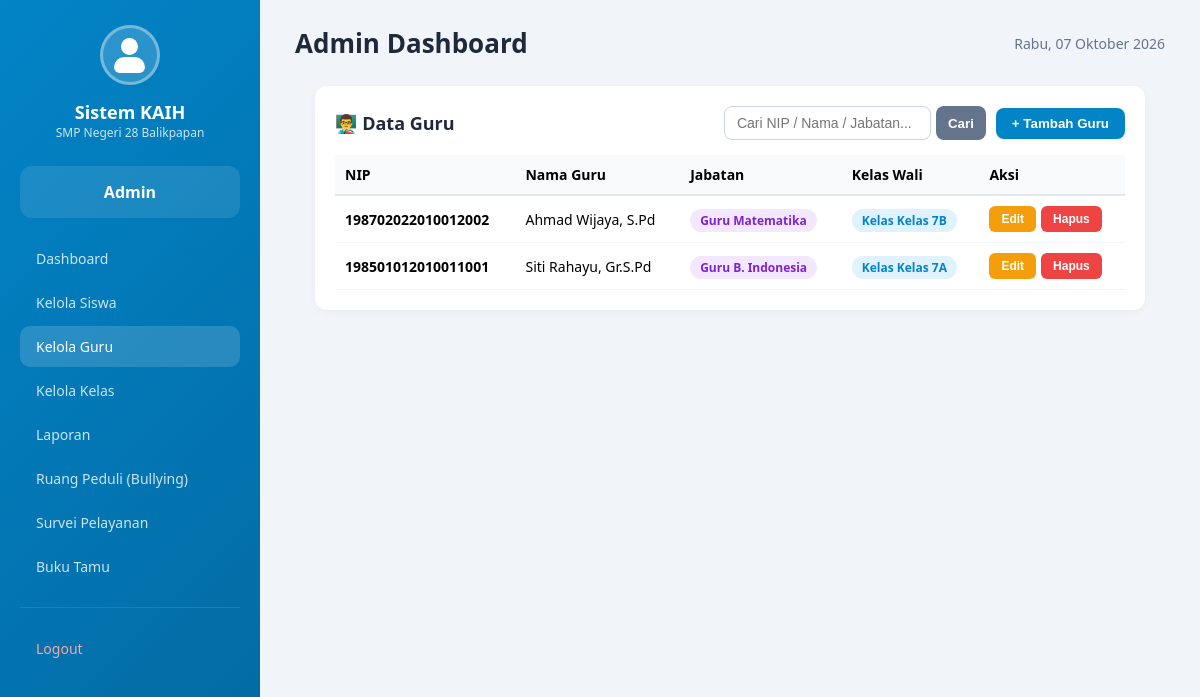
/aplikasi/admin/guru.php (signed in), run on the app's committed database.
### tables this page shows
CREATE TABLE `guru` (
  `id` bigint unsigned NOT NULL AUTO_INCREMENT,
  `nip` varchar(30) NOT NULL,
  `nama_guru` varchar(100) NOT NULL,
  `kelas` varchar(50) DEFAULT NULL,
  `jenis_kelamin` enum('L','P') DEFAULT NULL,
  `alamat` text,
  `no_hp` varchar(20) DEFAULT NULL,
  `jabatan` varchar(50) DEFAULT NULL,
  `created_at` timestamp NULL DEFAULT NULL,
  `updated_at` timestamp NULL DEFAULT NULL,
  PRIMARY KEY (`id`),
  UNIQUE KEY `unique_nip` (`nip`)
);

### aplikasi/admin/guru.php (the view, shortened to what this page needs)
<?php
require_once '../../config/database.php';
$search = trim($_GET['q'] ?? '');
$query = "SELECT * FROM guru";
$params = [];
$query .= " ORDER BY nama_guru ASC";
$stmtGuru = $pdo->prepare($query);
$stmtGuru->execute($params);
$daftar_guru = $stmtGuru->fetchAll(PDO::FETCH_ASSOC);
require_once '../includes/header-kaih.php';
?>
<div class="card" style="padding: 20px; background: white; border-radius: 12px; box-shadow: 0 2px 10px rgba(0,0,0,0.04); margin: 20px;">
    <div style="display: flex; justify-content: space-between; align-items: center; margin-bottom: 15px; flex-wrap: wrap; gap: 10px;">
        <h3 style="margin: 0;">👨‍🏫 Data Guru</h3>
        <div style="display: flex; gap: 10px; align-items: center; flex-wrap: wrap;">
            <form method="GET" action="" style="display: flex; gap: 5px;">
                <input type="text" name="q" value="<?php echo htmlspecialchars($search); ?>" placeholder="Cari NIP / Nama / Jabatan..." style="padding: 8px 12px; border: 1px solid #cbd5e1; border-radius: 8px; font-size: 14px; outline: none;">
                <button type="submit" style="padding: 8px 12px; background: #64748b; color: white; border: none; border-radius: 8px; cursor: pointer; font-weight: 600;">Cari</button>
            </form>
            <button onclick="openModalTambah()" style="padding: 8px 16px; background: #0284c7; color: white; border: none; border-radius: 8px; cursor: pointer; font-weight: 600;">
                + Tambah Guru
            </button>
        </div>
    </div>
    <div style="overflow-x: auto;">
        <table style="width: 100%; border-collapse: collapse; font-size: 14px;">
            <thead>
                <tr style="background: #f8fafc; text-align: left;">
                    <th style="padding: 10px; border-bottom: 2px solid #e2e8f0;">NIP</th>
                    <th style="padding: 10px; border-bottom: 2px solid #e2e8f0;">Nama Guru</th>
                    <th style="padding: 10px; border-bottom: 2px solid #e2e8f0;">Jabatan</th>
                    <th style="padding: 10px; border-bottom: 2px solid #e2e8f0;">Kelas Wali</th>
                    <th style="padding: 10px; border-bottom: 2px solid #e2e8f0;">Aksi</th>
                </tr>
            </thead>
            <tbody>
                <?php if (empty($daftar_guru)): ?>
                    <tr>
                        <td colspan="5" style="padding: 20px; text-align: center; color: #94a3b8;">Tidak ada data guru ditemukan</td>
                    </tr>
                <?php else: ?>
                    <?php foreach ($daftar_guru as $g): ?>
                        <tr>
                            <td style="padding: 10px; border-bottom: 1px solid #f1f5f9;"><b><?php echo htmlspecialchars($g['nip']); ?></b></td>
                            <td style="padding: 10px; border-bottom: 1px solid #f1f5f9;"><?php echo htmlspecialchars($g['nama_guru']); ?></td>
                            <td style="padding: 10px; border-bottom: 1px solid #f1f5f9;">
                                <span style="background: #f3e8ff; color: #7e22ce; padding: 3px 10px; border-radius: 20px; font-size: 12px; font-weight: 700;">
                                    <?php echo htmlspecialchars($g['jabatan']); ?>
                                </span>
                            </td>
                            <td style="padding: 10px; border-bottom: 1px solid #f1f5f9;">
                                <?php if (!empty($g['kelas'])): ?>
                                    <span style="background: #e0f2fe; color: #0284c7; padding: 3px 10px; border-radius: 20px; font-size: 12px; font-weight: 700;">
                                        Kelas <?php echo htmlspecialchars($g['kelas']); ?>
                                    </span>
                                <?php else: ?>
                                    <span style="color: #94a3b8; font-style: italic;">—</span>
                                <?php endif; ?>
                            </td>
                            <td style="padding: 10px; border-bottom: 1px solid #f1f5f9;">
                                <div style="display: flex; gap: 5px;">
                                    <button type="button" onclick="openModalEdit(<?php echo htmlspecialchars(json_encode([
                                        'id' => $g['id'],
                                        'nip' => $g['nip'],
                                        'nama_guru' => $g['nama_guru'],
                                        'jabatan' => $g['jabatan'],
                                        'kelas' => $g['kelas'] ?? ''
                                    ])); ?>)" style="padding: 6px 12px; background: #f59e0b; color: white; border: none; border-radius: 6px; cursor: pointer; font-size: 12px; font-weight: 600;">
                                        Edit
                                    </button>
                                    <form method="POST" action="" onsubmit="return confirm('Yakin ingin menghapus guru ini beserta akun login-nya?');" style="margin: 0;">
                                        <button type="submit" style="padding: 6px 12px; background: #ef4444; color: white; border: none; border-radius: 6px; cursor: pointer; font-size: 12px; font-weight: 600;">
                                            Hapus
                                        </button>
                                    </form>
                                </div>
                            </td>
                        </tr>
                    <?php endforeach; ?>
                <?php endif; ?>
            </tbody>
        </table>
    </div>
</div>

### aplikasi/includes/header-kaih.php (style rules this page uses)
* { margin: 0; padding: 0; box-sizing: border-box; }
body { font-family: 'Segoe UI', Tahoma, Geneva, Verdana, sans-serif; background: #f1f5f9; min-height: 100vh; }
.card { background: white; padding: 22px; border-radius: 16px; box-shadow: 0 2px 10px rgba(0,0,0,0.05); margin-bottom: 20px; }
.card h3 { font-size: 18px; color: #1e293b; margin-bottom: 12px; }

### data on the page
guru: nip "198702022010012002", nama_guru "Ahmad Wijaya, S.Pd", jabatan "Guru Matematika", kelas "Kelas 7B"
guru: nip "198501012010011001", nama_guru "Siti Rahayu, Gr.S.Pd", jabatan "Guru B. Indonesia", kelas "Kelas 7A"

### other printed values
$sidebarLabel "Admin"
$role "Admin"
tanggalIndo() "Rabu, 07 Oktober 2026"
